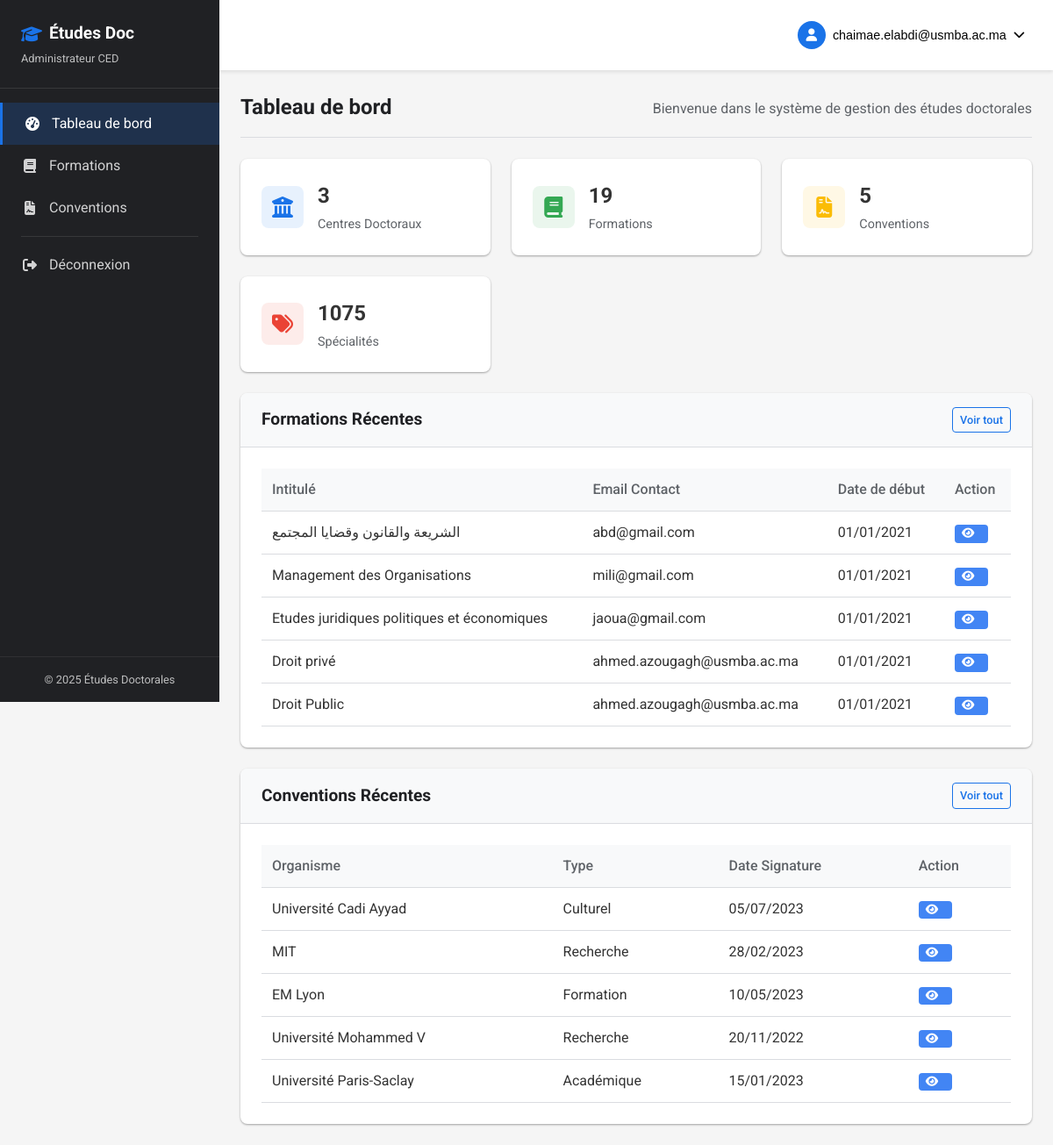
Screenshot of /dashboard.php (signed in) with the database file from the repository.
### tables this page shows
CREATE TABLE `formations_doctorales` (
  `id` int(11) NOT NULL,
  `intitule` varchar(255) NOT NULL,
  `description` text DEFAULT NULL,
  `contact_email` varchar(100) DEFAULT NULL,
  `date_debut` date DEFAULT NULL,
  `date_fin` date DEFAULT NULL
);

CREATE TABLE `conventions` (
  `id` int(11) NOT NULL,
  `titre` varchar(255) NOT NULL,
  `ced_id` int(11) NOT NULL,
  `organisme_id` int(11) NOT NULL,
  `date_signature` date DEFAULT NULL,
  `objectifs` text DEFAULT NULL,
  `type` text DEFAULT NULL,
  `ville` varchar(255) DEFAULT NULL,
  `date_debut` date DEFAULT NULL,
  `date_fin` date DEFAULT NULL
);

CREATE TABLE `organismes` (
  `id` int(11) NOT NULL,
  `nom` varchar(255) NOT NULL,
  `type` varchar(100) DEFAULT NULL,
  `universite_etrangere` varchar(255) DEFAULT NULL,
  `universite_marocaine` varchar(255) DEFAULT NULL
);

### includes/functions.php (called while the page is built, shortened)
<?php
function getUserEmail() {
    return $_SESSION['email'] ?? 'Non connecté';
}
function getUserRoleDisplay() {
    if (isset($_SESSION['role'])) {
        return $_SESSION['role'] == 'director' ? 'Directeur de Pôle Doctorale' : 'Administrateur CED';
    }
    return 'Non défini';
}
function formatDate($date) {
    $timestamp = strtotime($date);
    return date("d/m/Y", $timestamp);
}
function getCount($conn, $table) {
    $sql = "SELECT COUNT(*) as count FROM $table";
    $result = $conn->query($sql);
    if ($result && $result->num_rows > 0) {
        $row = $result->fetch_assoc();
        return $row['count'];
    }
    return 0;
}
?>

### dashboard.php (the view)
<?php
require_once "includes/header.php";
$centersCount = getCount($conn, "ced");
$formationsCount = getCount($conn, "formations_doctorales");
$conventionsCount = getCount($conn, "conventions");
$specialitesCount = getCount($conn, "specialites");
$sql = "SELECT * FROM formations_doctorales ORDER BY id DESC LIMIT 5";
$recentFormations = $conn->query($sql);
$sql = "SELECT c.*, o.nom as organisme_nom FROM conventions c
        JOIN organismes o ON c.organisme_id = o.id
        ORDER BY c.id DESC LIMIT 5";
$recentConventions = $conn->query($sql);
?>
<div class="page-header">
    <h1>Tableau de bord</h1>
    <p>Bienvenue dans le système de gestion des études doctorales</p>
</div>
<div class="dashboard-stats">
    <div class="stat-card">
        <div class="stat-icon">
            <i class="fas fa-university"></i>
        </div>
        <div class="stat-info">
            <h3><?php echo $centersCount; ?></h3>
            <p>Centres Doctoraux</p>
        </div>
    </div>
    <div class="stat-card">
        <div class="stat-icon">
            <i class="fas fa-book"></i>
        </div>
        <div class="stat-info">
            <h3><?php echo $formationsCount; ?></h3>
            <p>Formations</p>
        </div>
    </div>
    <div class="stat-card">
        <div class="stat-icon">
            <i class="fas fa-file-contract"></i>
        </div>
        <div class="stat-info">
            <h3><?php echo $conventionsCount; ?></h3>
            <p>Conventions</p>
        </div>
    </div>
    <div class="stat-card">
        <div class="stat-icon">
            <i class="fas fa-tags"></i>
        </div>
        <div class="stat-info">
            <h3><?php echo $specialitesCount; ?></h3>
            <p>Spécialités</p>
        </div>
    </div>
</div>
<div class="dashboard-content">
    <div class="dashboard-card">
        <div class="card-header">
            <h2>Formations Récentes</h2>
            <a href="formations.php" class="btn btn-sm btn-outline">Voir tout</a>
        </div>
        <div class="card-content">
            <div class="table-responsive">
                <table class="table">
                    <thead>
                        <tr>
                            <th>Intitulé</th>
                            <th>Email Contact</th>
                            <th>Date de début</th>
                            <th>Action</th>
                        </tr>
                    </thead>
                    <tbody>
                        <?php if ($recentFormations && $recentFormations->num_rows > 0): ?>
                            <?php while ($formation = $recentFormations->fetch_assoc()): ?>
                                <tr>
                                    <td><?php echo $formation['intitule']; ?></td>
                                    <td><?php echo $formation['contact_email']; ?></td>
                                    <td><?php echo formatDate($formation['date_debut']); ?></td>
                                    <td>
                                        <a href="formation_details.php?id=<?php echo $formation['id']; ?>" class="btn btn-sm btn-info">
                                            <i class="fas fa-eye"></i>
                                        </a>
                                    </td>
                                </tr>
                            <?php endwhile; ?>
                        <?php else: ?>
                            <tr>
                                <td colspan="4" class="text-center">Aucune formation trouvée</td>
                            </tr>
                        <?php endif; ?>
                    </tbody>
                </table>
            </div>
        </div>
    </div>
    <div class="dashboard-card">
        <div class="card-header">
            <h2>Conventions Récentes</h2>
            <a href="conventions.php" class="btn btn-sm btn-outline">Voir tout</a>
        </div>
        <div class="card-content">
            <div class="table-responsive">
                <table class="table">
                    <thead>
                        <tr>
                            <th>Organisme</th>
                            <th>Type</th>
                            <th>Date Signature</th>
                            <th>Action</th>
                        </tr>
                    </thead>
                    <tbody>
                        <?php if ($recentConventions && $recentConventions->num_rows > 0): ?>
                            <?php while ($convention = $recentConventions->fetch_assoc()): ?>
                                <tr>
                                    <td><?php echo $convention['organisme_nom']; ?></td>
                                    <td><?php echo $convention['type']; ?></td>
                                    <td><?php echo formatDate($convention['date_signature']); ?></td>
                                    <td>
                                        <a href="convention_details.php?id=<?php echo $convention['id']; ?>" class="btn btn-sm btn-info">
                                            <i class="fas fa-eye"></i>
                                        </a>
                                    </td>
                                </tr>
                            <?php endwhile; ?>
                        <?php else: ?>
                            <tr>
                                <td colspan="4" class="text-center">Aucune convention trouvée</td>
                            </tr>
                        <?php endif; ?>
                    </tbody>
                </table>
            </div>
        </div>
    </div>
</div>
<?php
require_once "includes/footer.php";
?>

### includes/header.php (shortened to what this page needs)
<?php
require_once "includes/db.php";
require_once "includes/functions.php";
?>
<!DOCTYPE html>
<html lang="fr">
<head>
    <link rel="stylesheet" href="https://cdnjs.cloudflare.com/ajax/libs/font-awesome/6.4.0/css/all.min.css">
    <link rel="stylesheet" href="assets/css/style.css">
    <link rel="stylesheet" href="assets/css/dashboard.css">
</head>
<body>
    <div class="dashboard-container">
        <aside class="sidebar">
            <div class="sidebar-header">
                <h2><i class="fas fa-graduation-cap"></i> Études Doc</h2>
                <span class="user-role"><?php echo getUserRoleDisplay(); ?></span>
            </div>
            <nav class="sidebar-nav">
                <ul>
                    <li>
                        <a href="dashboard.php" class="<?php echo basename($_SERVER['PHP_SELF']) == 'dashboard.php' ? 'active' : ''; ?>">
                            <i class="fas fa-tachometer-alt"></i> Tableau de bord
                        </a>
                    </li>
                    <li>
                        <a href="formations.php" class="<?php echo basename($_SERVER['PHP_SELF']) == 'formations.php' ? 'active' : ''; ?>">
                            <i class="fas fa-book"></i> Formations
                        </a>
                    </li>
                    <li>
                        <a href="conventions.php" class="<?php echo basename($_SERVER['PHP_SELF']) == 'conventions.php' ? 'active' : ''; ?>">
                            <i class="fas fa-file-contract"></i> Conventions
                        </a>
                    </li>
                    <li class="sidebar-divider"></li>
                    <li>
                        <a href="logout.php">
                            <i class="fas fa-sign-out-alt"></i> Déconnexion
                        </a>
                    </li>
                </ul>
            </nav>
            <div class="sidebar-footer">
                <p>© 2025 Études Doctorales</p>
            </div>
        </aside>
        <main class="main-content">
            <header class="main-header">
                <div class="header-user">
                    <div class="user-dropdown">
                        <button class="user-dropdown-btn">
                            <div class="user-avatar">
                                <i class="fas fa-user"></i>
                            </div>
                            <span class="user-name"><?php echo getUserEmail(); ?></span>
                            <i class="fas fa-chevron-down"></i>
                        </button>
                    </div>
                </div>
            </header>
            <div class="main-container">

### includes/footer.php (shortened to what this page needs)
</div>
        </main>
    </div>
</body>
</html>

### assets/css/style.css (style rules this page uses)
:root { --primary-color: #1a73e8; --primary-hover: #1669d8; --secondary-color: #5f6368; --accent-color: #34a853; --danger-color: #ea4335; --warning-color: #fbbc05; --light-color: #f8f9fa; --dark-color: #202124; --border-color: #dadce0; --success-color: #34a853; --info-color: #4285f4; --box-shadow: 0 1px 3px rgba(0, 0, 0, 0.12), 0 1px 2px rgba(0, 0, 0, 0.24); --transition: all 0.3s cubic-bezier(0.25, 0.8, 0.25, 1); }
* { margin: 0; padding: 0; box-sizing: border-box; }
body { font-family: 'Roboto', sans-serif; font-size: 16px; line-height: 1.5; color: #333; background-color: #f5f5f5; }
a { text-decoration: none; color: var(--primary-color); }
ul { list-style: none; }
.btn { display: inline-flex; align-items: center; justify-content: center; padding: 0.5rem 1rem; border-radius: 4px; font-size: 0.9rem; font-weight: 500; cursor: pointer; transition: var(--transition); border: none; outline: none; text-align: center; }
.btn i { margin-right: 0.5rem; }
.btn-info { background-color: var(--info-color); color: white; }
.btn-outline { background-color: transparent; border: 1px solid var(--primary-color); color: var(--primary-color); }
.btn-sm { padding: 0.25rem 0.5rem; font-size: 0.8rem; }
.card-header { padding: 1.5rem; border-bottom: 1px solid var(--border-color); background-color: #f8f9fa; }
.card-header h2 { margin: 0; font-size: 1.2rem; color: var(--dark-color); }
.card-content { padding: 1.5rem; }
.table-responsive { overflow-x: auto; }
.table { width: 100%; border-collapse: collapse; }
.table th, .table td { padding: 0.75rem; text-align: left; border-bottom: 1px solid var(--border-color); }
.table th { background-color: #f8f9fa; font-weight: 500; color: var(--secondary-color); }

### rows the page displays
formations_doctorales: intitule "الشريعة والقانون وقضايا المجتمع", contact_email "abd@gmail.com", date_debut "01/01/2021"
formations_doctorales: intitule "Management des Organisations", contact_email "mili@gmail.com", date_debut "01/01/2021"
formations_doctorales: intitule "Etudes juridiques politiques et économiques", contact_email "jaoua@gmail.com", date_debut "01/01/2021"
formations_doctorales: intitule "Droit privé", contact_email "ahmed.azougagh@usmba.ac.ma", date_debut "01/01/2021"
formations_doctorales: intitule "Droit Public", contact_email "ahmed.azougagh@usmba.ac.ma", date_debut "01/01/2021"
conventions: organisme.nom "Université Cadi Ayyad", type "Culturel", date_signature "05/07/2023"
conventions: organisme.nom "MIT", type "Recherche", date_signature "28/02/2023"
conventions: organisme.nom "EM Lyon", type "Formation", date_signature "10/05/2023"
conventions: organisme.nom "Université Mohammed V", type "Recherche", date_signature "20/11/2022"
conventions: organisme.nom "Université Paris-Saclay", type "Académique", date_signature "15/01/2023"

### other values shown
getUserRoleDisplay() "Administrateur CED"
getUserEmail() "chaimae.elabdi@usmba.ac.ma"
$centersCount "3"
$formationsCount "19"
$conventionsCount "5"
$specialitesCount "1075"
